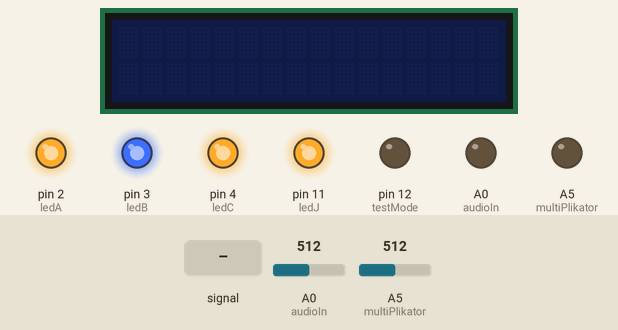
Simulated run of this sketch. Board: Arduino Mega 2560, built with avr-gcc and run on an emulated ATmega2560. Parts: 16×2 character LCD, output pins drawn as LEDs (lit = HIGH). Wiring (inferred from the names in the program): character LCD (HD44780): RS pin 6; E pin 7; data pin 5, pin 8, pin 9, pin 10. Inputs (shaded band) come from the test bench; at power-on: A5 (multiPlikator) = 512, A0 (audioIn) = 512. Pins used as bus, display or sensor lines are not drawn.

Above: at 1.2 s.
1.3 s: A0 (audioIn) fed a 200 Hz sine of ±460 counts around its level
At 2.5 s:
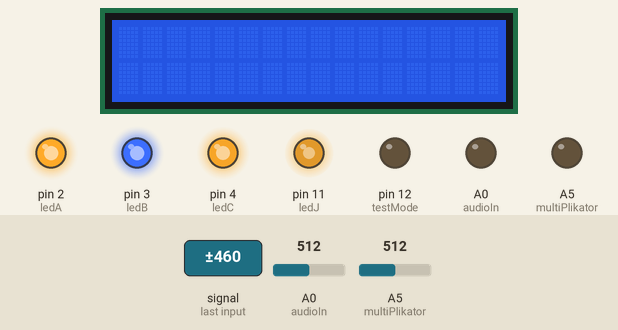
2.8 s: A5 (multiPlikator) set to 306
At 3.5 s:
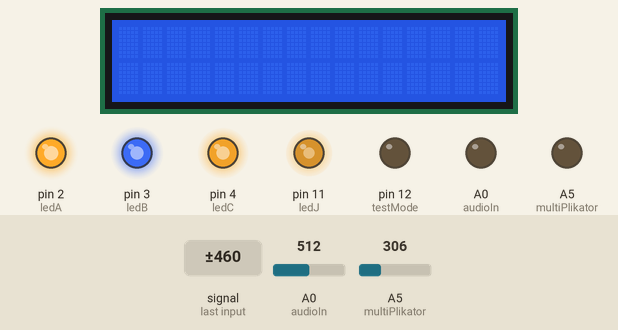
5.8 s: A0 (audioIn) set to 716
At 6.9 s:
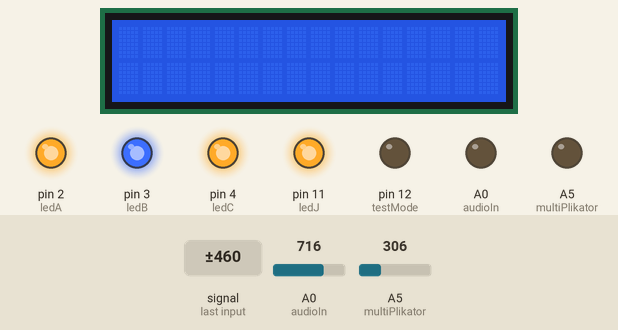
7.3 s: A5 (multiPlikator) set to 217
8.8 s: A5 (multiPlikator) set to 183
At 10.0 s:
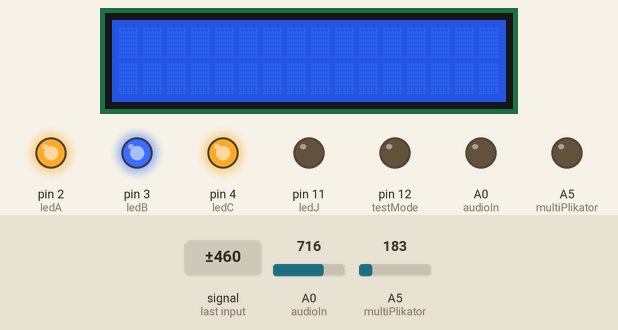
10.3 s: A0 (audioIn) fed a 1000 Hz sine of ±255 counts around its level
Timing chart, 0 to 12.8 s (numbered marks = the images above; inputs shaded):
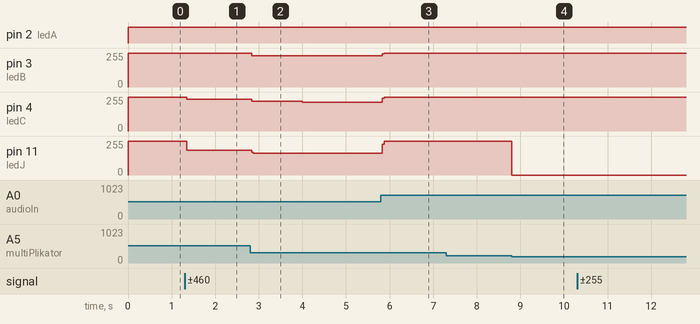

Measured:
- the behaviour switches between 200 and 199 on A5 (multiPlikator) (found by bisection; images 3 and 4)
- after the input at 1.3 s, pin 4 (ledC): 255/255 → 237/255 after 0.05 s; pin 11 (ledJ): 255/255 → 187/255 after 0.05 s
- after the input at 2.8 s, pin 3 (ledB): 255/255 → 233/255 at once; pin 4 (ledC): 237/255 → 224/255 at once, → 215/255 1.2 s later; pin 11 (ledJ): 187/255 → 162/255 at once
- after the input at 5.8 s, pin 3 (ledB): 233/255 → 255/255 at once; pin 4 (ledC): 215/255 → 255/255 at once; pin 11 (ledJ): 162/255 → 255/255 at once
- after the input at 7.3 s, every drawn part: stays the same
- after the input at 8.8 s, pin 11 (ledJ): 255/255 → 0/255 at once

The sketch:

arduinoVUmeter.ino
```cpp
// VU meter for Arduino Mega
// put LED on pin 2 to 11 (10 LEDs)
// conect pin 12 to ground
// if you conect pin 12 to 5V it will start a testmode
// conect a audio input to analog pin 0
// conct a potentiometer on analog pin 5 (one side to plus, one side to ground)
// you can adjust the multiplier with that
// its nice to have, when your audiosignal is very low
// then you are ready
// play some music and see the LEDs light up
// have fun with this
// you can adjust the outputpins for the LEDs there

int ledA = 2;
int ledB = 3;
int ledC = 4;
int ledD = 5;
int ledE = 6;
int ledF = 7;
int ledG = 8;
int ledH = 9;
int ledI = 10;
int ledJ = 11;
int testMode = 12;
int multiPlikator = A5;
int audioIn = A0;
int valA;
int valB;
int audio;
void setup() {
  pinMode(ledA, OUTPUT);
  pinMode(ledB, OUTPUT);
  pinMode(ledC, OUTPUT);
  pinMode(ledD, OUTPUT);
  pinMode(ledE, OUTPUT);
  pinMode(ledF, OUTPUT);
  pinMode(ledG, OUTPUT);
  pinMode(ledH, OUTPUT);
  pinMode(ledI, OUTPUT);
  pinMode(ledJ, OUTPUT);
  pinMode(testMode, OUTPUT);
  pinMode(multiPlikator, OUTPUT);
  pinMode(audioIn, OUTPUT);
  if (digitalRead(testMode) == HIGH) {
    digitalWrite(ledA, HIGH);
    digitalWrite(ledB, HIGH);
    digitalWrite(ledC, HIGH);
    digitalWrite(ledD, HIGH);
    digitalWrite(ledE, HIGH);
    digitalWrite(ledF, HIGH);
    digitalWrite(ledG, HIGH);
    digitalWrite(ledH, HIGH);
    digitalWrite(ledI, HIGH);
    digitalWrite(ledJ, HIGH);
    delay(5000);
    digitalWrite(ledA, LOW);
    digitalWrite(ledB, LOW);
    digitalWrite(ledC, LOW);
    digitalWrite(ledD, LOW);
    digitalWrite(ledE, LOW);
    digitalWrite(ledF, LOW);
    digitalWrite(ledG, LOW);
    digitalWrite(ledH, LOW);
    digitalWrite(ledI, LOW);
    digitalWrite(ledJ, LOW);
  }
}

void loop() {
  valA = analogRead(multiPlikator);
  valB = analogRead(audioIn);
  audio = valB * (valA / 100);
  if (1 * (1023 / 10) < audio) {
    digitalWrite(ledA, HIGH);
  } else {
    digitalWrite(ledA, LOW);
  }
  if (2 * (1023 / 10) < audio) {
    digitalWrite(ledB, HIGH);
  } else {
    digitalWrite(ledB, LOW);
  }
    if (3 * (1023 / 10) < audio) {
    digitalWrite(ledC, HIGH);
  } else {
    digitalWrite(ledC, LOW);
  }
  if (4 * (1023 / 10) < audio) {
    digitalWrite(ledD, HIGH);
  } else {
    digitalWrite(ledD, LOW);
  }
    if (5 * (1023 / 10) < audio) {
    digitalWrite(ledE, HIGH);
  } else {
    digitalWrite(ledE, LOW);
  }
  if (6 * (1023 / 10) < audio) {
    digitalWrite(ledF, HIGH);
  } else {
    digitalWrite(ledF, LOW);
  }
    if (7 * (1023 / 10) < audio) {
    digitalWrite(ledG, HIGH);
  } else {
    digitalWrite(ledG, LOW);
  }
  if (8 * (1023 / 10) < audio) {
    digitalWrite(ledH, HIGH);
  } else {
    digitalWrite(ledH, LOW);
  }
    if (9 * (1023 / 10) < audio) {
    digitalWrite(ledI, HIGH);
  } else {
    digitalWrite(ledI, LOW);
  }
  if (10 * (1023 / 10) < audio) {
    digitalWrite(ledJ, HIGH);
  } else {
    digitalWrite(ledJ, LOW);
  }
}
```
